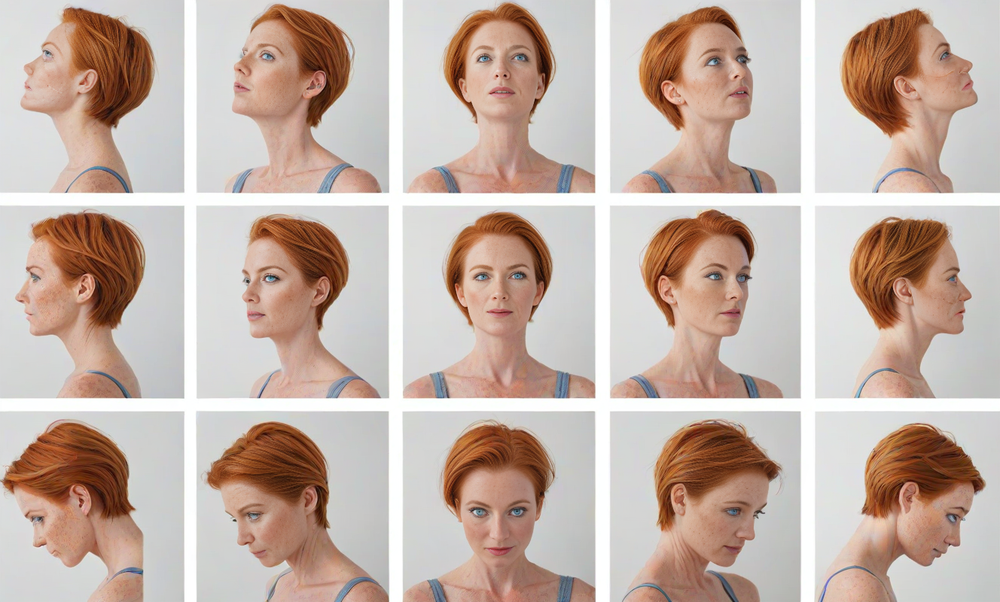
#> input picture Example Character Sheet.png, 1000 x 602 px, shrunk from 1328 x 800 before the run; its folder holds only this picture in this run
$ python Optional_Grid.py
#> lines starting #> are read from the running program, lines starting #| are printed output that depends on the picture; after the words box and inside, x2 and y2 are one past the last pixel; in counts of white or black regions, pixels touching at a corner belong together
#> the answer given: 1
import os
import cv2
import numpy as np
import warnings
from PIL import Image

# Suppress specific warnings
warnings.filterwarnings("ignore", category=UserWarning, module='cv2')

def get_threshold_values(color_choice):
    # Define threshold values based on the chosen grid color
    if color_choice == 1:  # White
        return 240, 255, cv2.THRESH_BINARY_INV
    elif color_choice == 2:  # Gray
        return None, None, cv2.THRESH_BINARY_INV  # Dynamic thresholding for gray
    elif color_choice == 3:  # Black
        return 40, 255, cv2.THRESH_BINARY
    elif color_choice == 4:  # Red
        return 100, 255, cv2.THRESH_BINARY_INV
    elif color_choice == 5:  # Green
        return 100, 255, cv2.THRESH_BINARY_INV
    elif color_choice == 6:  # Blue
        return 100, 255, cv2.THRESH_BINARY_INV
    elif color_choice == 7:  # Yellow
        return 200, 255, cv2.THRESH_BINARY_INV
    else:
        raise ValueError("Invalid color choice")

def calculate_dynamic_threshold(gray_image):
    # Calculate dynamic threshold based on the average pixel value
    average_value = np.mean(gray_image)
    threshold_value = int(average_value * 0.8)  # Set threshold at 80% of average
    return threshold_value

def split_image(image_path, output_folder, threshold_value, max_value, threshold_type):
    # Load the image
#> called with image_path = 'Example Character Sheet.png', output_folder = 'split_images', threshold_value = 240, max_value = 255, threshold_type = 1
    image = cv2.imread(image_path)
#> image is the input picture: shape (602, 1000, 3); mean B, G, R 168.4, 178.2, 196.8

    # Convert to grayscale
    gray = cv2.cvtColor(image, cv2.COLOR_BGR2GRAY)
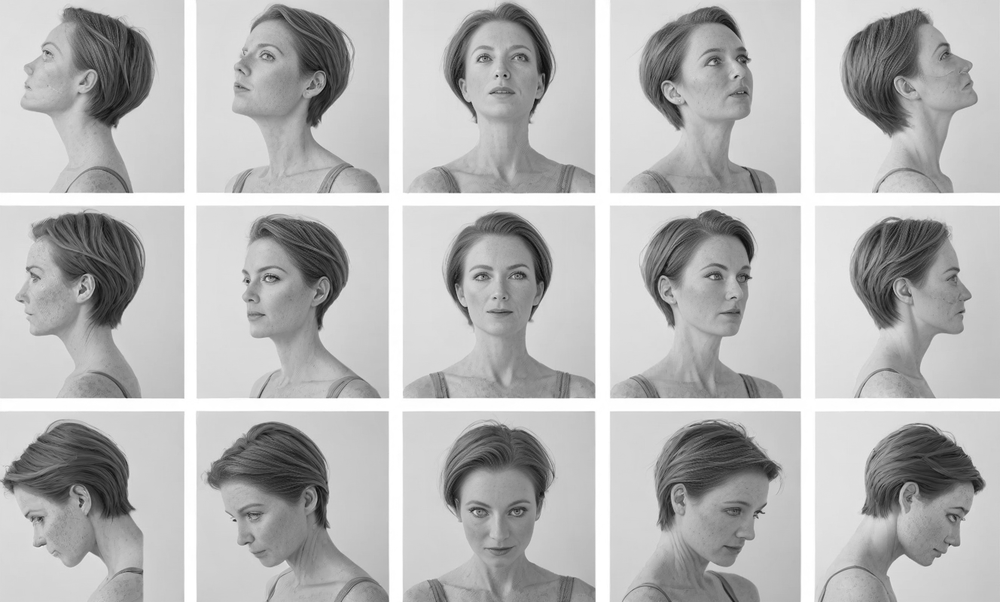
#> gray: shape (602, 1000); min 8, max 255, mean 182.6

    # Use dynamic thresholding for gray
    if threshold_value is None:
        threshold_value = calculate_dynamic_threshold(gray)

    # Apply a threshold to create a binary image
    _, thresh = cv2.threshold(gray, threshold_value, max_value, threshold_type)
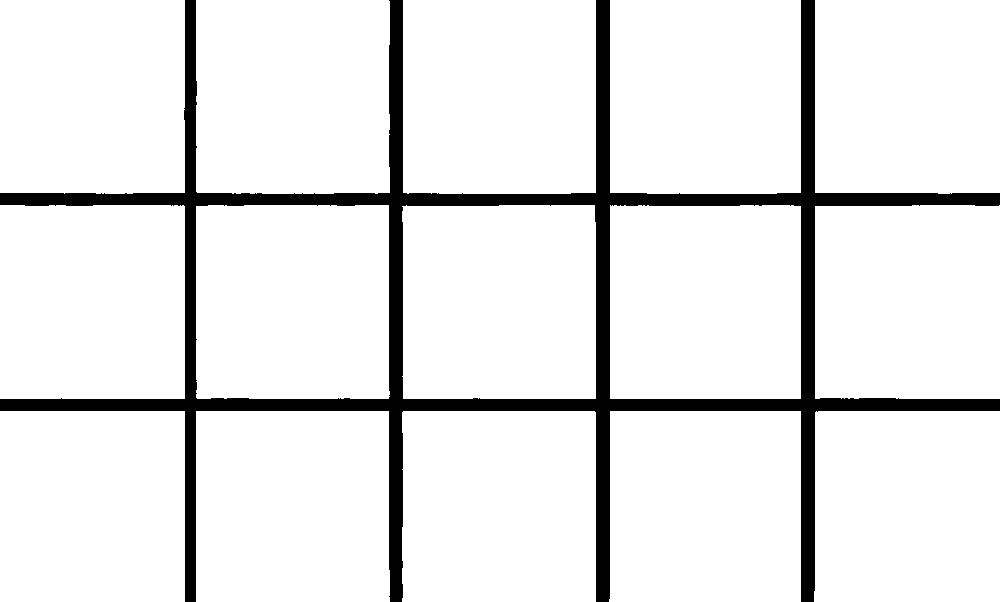
#> thresh: shape (602, 1000); 90.9% white; 1 black region, box (x1, y1, x2, y2) and area: (0, 0, 1000, 602) 54646

    # Morphological operations to enhance contours
    kernel = np.ones((3, 3), np.uint8)
    thresh = cv2.morphologyEx(thresh, cv2.MORPH_CLOSE, kernel)
#> thresh: shape (602, 1000); 90.9% white; 1 black region, box (x1, y1, x2, y2) and area: (0, 0, 1000, 602) 54597
    thresh = cv2.dilate(thresh, kernel, iterations=1)
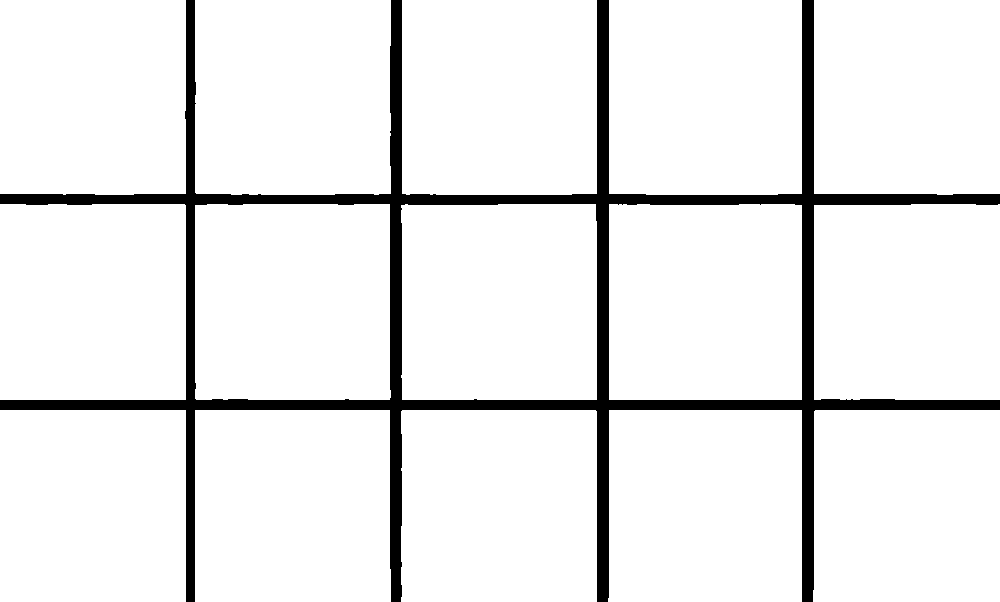
#> thresh: shape (602, 1000); 92.3% white; 1 black region

    # Find contours of the images
    contours, _ = cv2.findContours(thresh, cv2.RETR_EXTERNAL, cv2.CHAIN_APPROX_SIMPLE)
#> contours = 15 contours; largest, box (x1, y1, x2, y2) and area: (195, 204, 391, 400) 37754, (401, 204, 597, 400) 37736, (195, 0, 391, 195) 37620, (402, 0, 597, 195) 37585, (609, 204, 802, 400) 37332

    # Sort contours from left to right, then top to bottom
    contours = sorted(contours, key=lambda c: cv2.boundingRect(c)[1])
    rectangles = [cv2.boundingRect(c) for c in contours]
#> rectangles = 15 items, first 6: (814, 0, 186, 195), (609, 0, 193, 195), (402, 0, 195, 195), (195, 0, 196, 195), (0, 0, 186, 195), (814, 204, 186, 196)

    # Create output images from detected rectangles
    for i, (x, y, w, h) in enumerate(rectangles):
        # Set a minimum crop size based on area
        if w >= 50 and h >= 50:  # Adjust minimum size if needed
            cropped_image = image[y:y+h, x:x+w]

            # Save the cropped image
            output_path = os.path.join(output_folder, f"{os.path.basename(image_path).split('.')[0]}_{i + 1}.png")
            cv2.imwrite(output_path, cropped_image)
#> this loop made 15 passes
#> (x, y, w, h) on passes 1 to 12: (814, 0, 186, 195), (609, 0, 193, 195), (402, 0, 195, 195), (195, 0, 196, 195), (0, 0, 186, 195), (814, 204, 186, 196), (609, 204, 193, 196), (401, 204, 196, 196), (195, 204, 196, 196), (0, 204, 186, 196), (813, 410, 187, 192), (608, 410, 194, 192)
#> pass 1, in split_image, `cropped_image = image[y:y+h, x:x+w]`:
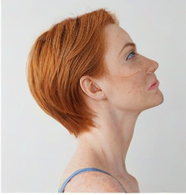
#> cropped_image: shape (195, 186, 3); mean B, G, R 164.5, 176.5, 197.5
#> pass 2, in split_image, `cropped_image = image[y:y+h, x:x+w]`:
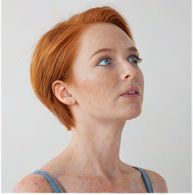
#> cropped_image: shape (195, 193, 3); mean B, G, R 168.2, 178.7, 198.7
#> pass 3, in split_image, `cropped_image = image[y:y+h, x:x+w]`:
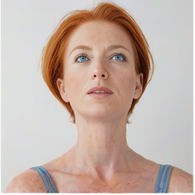
#> cropped_image: shape (195, 195, 3); mean B, G, R 168.7, 178.1, 197.1

def extract_prompt(image_path):
    # Open the image file to extract metadata
#> called with image_path = 'Example Character Sheet.png'
    try:
        with Image.open(image_path) as img:
            # Extract metadata
            metadata = img.info.get("parameters", None)
            if metadata is None:
                metadata = img.info.get("text", "No prompt found.")
#> metadata = 'No prompt found.'
                if metadata == "No prompt found.":
                    # Print the entire metadata for debugging
                    print(f"Metadata for {image_path}: {img.info}")
#| Metadata for Example Character Sheet.png: {}
            return metadata
    except Exception as e:
        print(f"Error reading metadata from {image_path}: {e}")
        return "Error reading metadata."

def main():
    # Get the current directory
    current_dir = os.getcwd()

    # Create a directory for output images
    output_dir = os.path.join(current_dir, "split_images")
    os.makedirs(output_dir, exist_ok=True)

    # Supported image formats
    supported_formats = (".png", ".jpg", ".jpeg", ".bmp")

    # Prompt user for grid color choice
    print("Select a grid color:")
    print("1. White")
    print("2. Gray")
    print("3. Black")
    print("4. Red")
    print("5. Green")
    print("6. Blue")
    print("7. Yellow")

    try:
        color_choice = int(input("Enter the number corresponding to your choice: "))
        threshold_value, max_value, threshold_type = get_threshold_values(color_choice)
    except (ValueError, IndexError):
        print("Invalid choice. Please run the script again and select a valid option.")
        return

    # List to store prompts for all processed images
    prompts = []

    # Process each image file in the current directory
    for filename in os.listdir(current_dir):
        if filename.lower().endswith(supported_formats):
            image_path = os.path.join(current_dir, filename)
            split_image(image_path, output_dir, threshold_value, max_value, threshold_type)
            prompt = extract_prompt(image_path)
#> prompt = 'No prompt found.'
            prompts.append(f"{os.path.basename(image_path)}: {prompt}")

    # Write all prompts to a single text file
    prompts_file_path = os.path.join(output_dir, "prompts.txt")
    with open(prompts_file_path, "w", encoding="utf-8") as f:
        for prompt in prompts:
            f.write(prompt + "\n")
#> this loop made 1 pass

    print(f'Prompts extracted to {prompts_file_path}')

if __name__ == "__main__":
    main()
